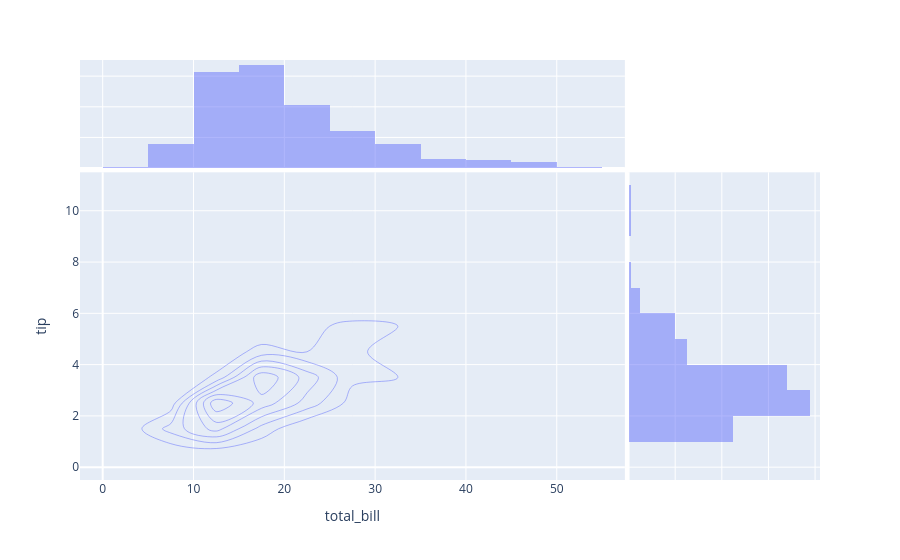

This figure's notebook cell:
### Code cell
df = px.data.tips()

fig = px.density_contour(df, x="total_bill", y="tip", marginal_x="histogram", marginal_y="histogram")
fig.show()

### Figure 1 — Plotly figure (JSON) as saved in the notebook; plotly's stock layout.template omitted (floating-point values rounded to 4 significant figures; data arrays with more than 128 entries replaced by an {"elided": "..."} marker saying what was removed)
{"data": [{"contours": {"coloring": "none"}, "hovertemplate": "total_bill=%{x}<br>tip=%{y}<br>count=%{z}<extra></extra>", "legendgroup": "", "line": {"color": "#636efa"}, "name": "", "showlegend": false, "type": "histogram2dcontour", "x": {"elided": "244 float values"}, "xaxis": "x", "xbingroup": "x", "y": {"elided": "244 float values"}, "yaxis": "y", "ybingroup": "y"}, {"bingroup": "x", "hovertemplate": "total_bill=%{x}<br>count=%{y}<extra></extra>", "legendgroup": "", "marker": {"color": "#636efa"}, "name": "", "opacity": 0.5, "showlegend": false, "type": "histogram", "x": {"elided": "244 float values"}, "xaxis": "x3", "yaxis": "y3"}, {"bingroup": "y", "hovertemplate": "tip=%{y}<br>count=%{x}<extra></extra>", "legendgroup": "", "marker": {"color": "#636efa"}, "name": "", "opacity": 0.5, "showlegend": false, "type": "histogram", "xaxis": "x2", "y": {"elided": "244 float values"}, "yaxis": "y2"}], "layout": {"barmode": "overlay", "legend": {"tracegroupgap": 0}, "margin": {"t": 60}, "xaxis": {"anchor": "y", "domain": [0, 0.7363], "title": {"text": "total_bill"}}, "xaxis2": {"anchor": "y2", "domain": [0.7413, 1], "matches": "x2", "showgrid": true, "showline": false, "showticklabels": false, "ticks": ""}, "xaxis3": {"anchor": "y3", "domain": [0, 0.7363], "matches": "x", "showgrid": true, "showticklabels": false}, "xaxis4": {"anchor": "y4", "domain": [0.7413, 1], "matches": "x2", "showgrid": true, "showline": false, "showticklabels": false, "ticks": ""}, "yaxis": {"anchor": "x", "domain": [0, 0.7326], "title": {"text": "tip"}}, "yaxis2": {"anchor": "x2", "domain": [0, 0.7326], "matches": "y", "showgrid": true, "showticklabels": false}, "yaxis3": {"anchor": "x3", "domain": [0.7426, 1], "matches": "y3", "showgrid": true, "showline": false, "showticklabels": false, "ticks": ""}, "yaxis4": {"anchor": "x4", "domain": [0.7426, 1], "matches": "y3", "showgrid": true, "showline": false, "showticklabels": false, "ticks": ""}}}
